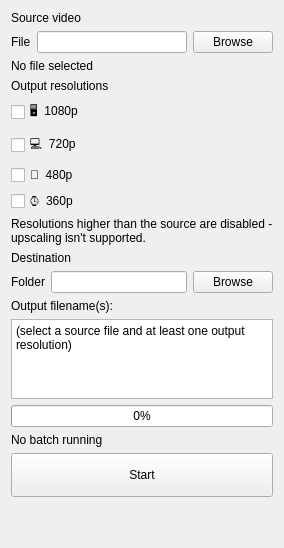
<?xml version="1.0" encoding="UTF-8"?>
<ui version="4.0">
 <class>ConvertionPage</class>
 <widget class="QWidget" name="ConvertionPage">
  <layout class="QVBoxLayout" name="rootLayout">
   <item>
    <widget class="QLabel" name="source_heading">
     <property name="text">
      <string>Source video</string>
     </property>
    </widget>
   </item>
   <item>
    <layout class="QHBoxLayout" name="sourceRow">
     <item>
      <widget class="QLabel" name="source_label">
       <property name="text">
        <string>File</string>
       </property>
      </widget>
     </item>
     <item>
      <widget class="QLineEdit" name="source_input">
       <property name="readOnly">
        <bool>true</bool>
       </property>
      </widget>
     </item>
     <item>
      <widget class="QPushButton" name="source_browse_button">
       <property name="text">
        <string>Browse</string>
       </property>
      </widget>
     </item>
    </layout>
   </item>
   <item>
    <widget class="QLabel" name="source_resolution_label">
     <property name="text">
      <string>No file selected</string>
     </property>
    </widget>
   </item>
   <item>
    <widget class="QLabel" name="resolutions_heading">
     <property name="text">
      <string>Output resolutions</string>
     </property>
    </widget>
   </item>
   <item>
    <widget class="QCheckBox" name="checkbox_1080p">
     <property name="text">
      <string>🖥️  1080p</string>
     </property>
    </widget>
   </item>
   <item>
    <widget class="QCheckBox" name="checkbox_720p">
     <property name="text">
      <string>💻  720p</string>
     </property>
    </widget>
   </item>
   <item>
    <widget class="QCheckBox" name="checkbox_480p">
     <property name="text">
      <string>📱  480p</string>
     </property>
    </widget>
   </item>
   <item>
    <widget class="QCheckBox" name="checkbox_360p">
     <property name="text">
      <string>⌚  360p</string>
     </property>
    </widget>
   </item>
   <item>
    <widget class="QLabel" name="resolutions_note">
     <property name="text">
      <string>Resolutions higher than the source are disabled - upscaling isn't supported.</string>
     </property>
     <property name="wordWrap">
      <bool>true</bool>
     </property>
    </widget>
   </item>
   <item>
    <widget class="QLabel" name="destination_heading">
     <property name="text">
      <string>Destination</string>
     </property>
    </widget>
   </item>
   <item>
    <layout class="QHBoxLayout" name="destRow">
     <item>
      <widget class="QLabel" name="dest_label">
       <property name="text">
        <string>Folder</string>
       </property>
      </widget>
     </item>
     <item>
      <widget class="QLineEdit" name="dest_input">
       <property name="readOnly">
        <bool>true</bool>
       </property>
      </widget>
     </item>
     <item>
      <widget class="QPushButton" name="dest_browse_button">
       <property name="text">
        <string>Browse</string>
       </property>
      </widget>
     </item>
    </layout>
   </item>
   <item>
    <widget class="QLabel" name="output_filenames_heading">
     <property name="text">
      <string>Output filename(s):</string>
     </property>
    </widget>
   </item>
   <item>
    <widget class="QPlainTextEdit" name="output_preview">
     <property name="maximumSize">
      <size>
       <width>16777215</width>
       <height>80</height>
      </size>
     </property>
     <property name="readOnly">
      <bool>true</bool>
     </property>
     <property name="plainText">
      <string>(select a source file and at least one output resolution)</string>
     </property>
    </widget>
   </item>
   <item>
    <widget class="QProgressBar" name="progress_bar">
     <property name="value">
      <number>0</number>
     </property>
    </widget>
   </item>
   <item>
    <widget class="QLabel" name="status_label">
     <property name="maximumSize">
      <size>
       <width>420</width>
       <height>16777215</height>
      </size>
     </property>
     <property name="text">
      <string>No batch running</string>
     </property>
     <property name="wordWrap">
      <bool>true</bool>
     </property>
    </widget>
   </item>
   <item>
    <widget class="QPushButton" name="start_button">
     <property name="minimumSize">
      <size>
       <width>0</width>
       <height>44</height>
      </size>
     </property>
     <property name="text">
      <string>Start</string>
     </property>
    </widget>
   </item>
   <item>
    <spacer name="rootSpacer">
     <property name="orientation">
      <enum>Qt::Orientation::Vertical</enum>
     </property>
     <property name="sizeHint" stdset="0">
      <size>
       <width>20</width>
       <height>40</height>
      </size>
     </property>
    </spacer>
   </item>
  </layout>
 </widget>
 <resources/>
 <connections/>
</ui>
